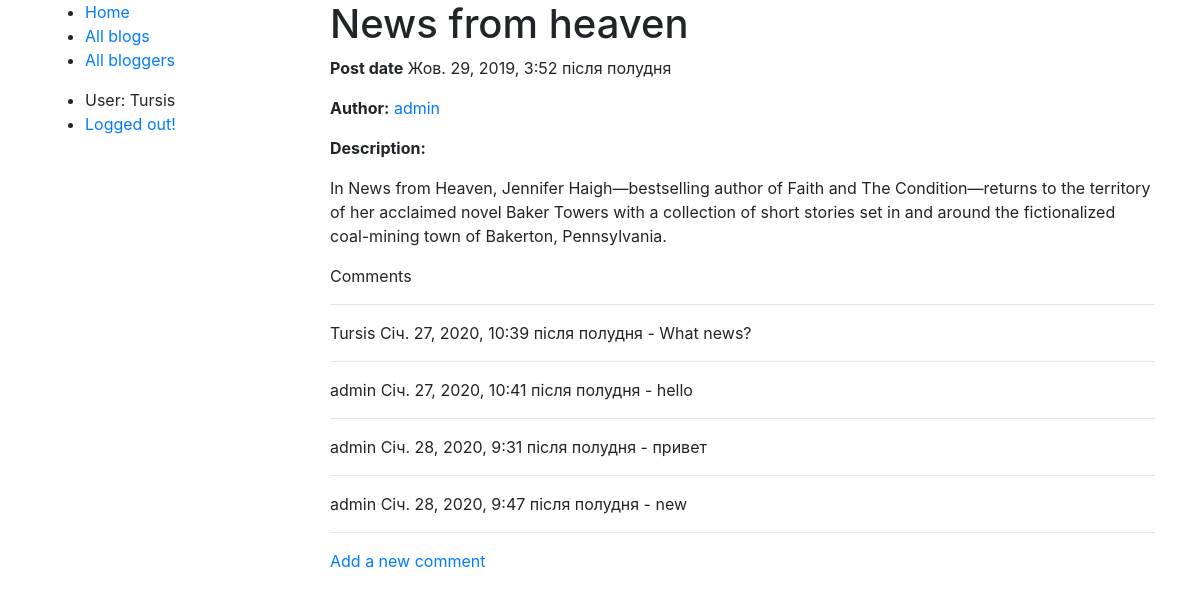
The app's page /blog/blogs/1/ (signed in) with its own data.
### blog/models.py (models this page shows, shortened)
class Blog(models.Model):
    name = models.CharField(max_length=200, help_text="Enter your name blog here.")
    author = models.ForeignKey(BlogAuthor, on_delete=models.SET_NULL, null=True)
    description = models.TextField(max_length=400, help_text="Enter your blog text here.")
    pub_date = models.DateTimeField('date published')

class BlogAuthor(models.Model):
    user = models.ForeignKey(User, on_delete=models.SET_NULL, null=True)
    bio = models.TextField(max_length=400, help_text="Enter your bio details here.")
    def __str__(self):
        return self.user.username

class BlogComment(models.Model):
    author = models.ForeignKey(User, on_delete=models.SET_NULL, null=True)
    description = models.TextField(max_length=400, help_text='Enter your comment here')
    blog = models.ForeignKey(Blog, on_delete=models.SET_NULL, null=True)
    pub_date = models.DateTimeField(auto_now_add=True)
    class Meta:
        ordering = ['pub_date']

### blog/views.py (the view)
# urls.py: url('^blogs/(?P<pk>[0-9]+)/$', views.BlogDetailView.as_view(), name='blog-detail'),
class BlogDetailView(generic.DetailView):
    model = Blog

### blog/templates/blog/blog_detail.html
{% extends "base_generic.html" %}
{% block content %}
	<h1>{{ blog.name }}</h1>
	<p><strong>Post date</strong> {{ blog.pub_date }}</p>
	<p><strong>Author:</strong><a href="{% url 'blog:bloggers-detail' blog.author.pk %}"> {{ blog.author }}</a></p>
	<p><strong>Description:</strong></p> <p>{{ blog.description }} </p>
	<p>Comments</p>
	{% for comment in blog.blogcomment_set.all %}
		<hr>
		<p>{{ comment.author }} {{ comment.pub_date }} - {{ comment.description }}</p>
	{% endfor %}
	<hr>
	<a href="{% url 'blog:blog-comment'  blog.pk %}">Add a new comment</a>
{% endblock %}

### blog/templates/base_generic.html (shortened to what this page needs)
<!DOCTYPE html>
<html lang="en">
<head>
  {% load static %}
  <link rel="stylesheet" href="https://stackpath.bootstrapcdn.com/bootstrap/4.3.1/css/bootstrap.min.css"
>
  <link rel="stylesheet" type="text/css" href="{% static 'blog/style.css' %}"/>
</head>
<body>
<div class="container">
  <div class="row">
    <div class="col-3">
      <ul>
        <li><a href=" {% url 'blog:index' %}">Home</a></li>
        <li><a href="{% url 'blog:blogs' %}">All blogs</a></li>
        <li><a href="{% url 'blog:bloggers' %}">All bloggers</a></li>
      </ul>
      <ul>
        {% if user.is_authenticated %}
          <li>User: {{ user.get_username }}</li>
          <li><a href="{% url 'logout' %}?next={{ request.path }}">Logged out!</a></li>
        {% else %}
          <li><a href="{% url 'login' %}?next={{ request.path }}">Login</a></li>
        {% endif %}
      </ul>
    </div>
    <div class="col-9">
      {% block content %} {% endblock %}
    </div>
  </div>
</div>
</body>
</html>

### records on screen
Blog: name "News from heaven", pub_date "Жов. 29, 2019, 3:52 після полудня", author "admin", description "In News from Heaven, Jennifer Haigh—bestselling author of Faith and The Condition—returns to the territory of her acclaimed novel Baker Towers with a collection of short stories set in and around the fictionalized coal-mining town of Bakerton, Pennsylvania."
BlogComment: author "Tursis", pub_date "Січ. 27, 2020, 10:39 після полудня", description "What news?"
BlogComment: author "admin", pub_date "Січ. 27, 2020, 10:41 після полудня", description "hello"
BlogComment: author "admin", pub_date "Січ. 28, 2020, 9:31 після полудня", description "привет"
BlogComment: author "admin", pub_date "Січ. 28, 2020, 9:47 після полудня", description "new"

### other values on screen
{{ user.get_username }} "Tursis"
